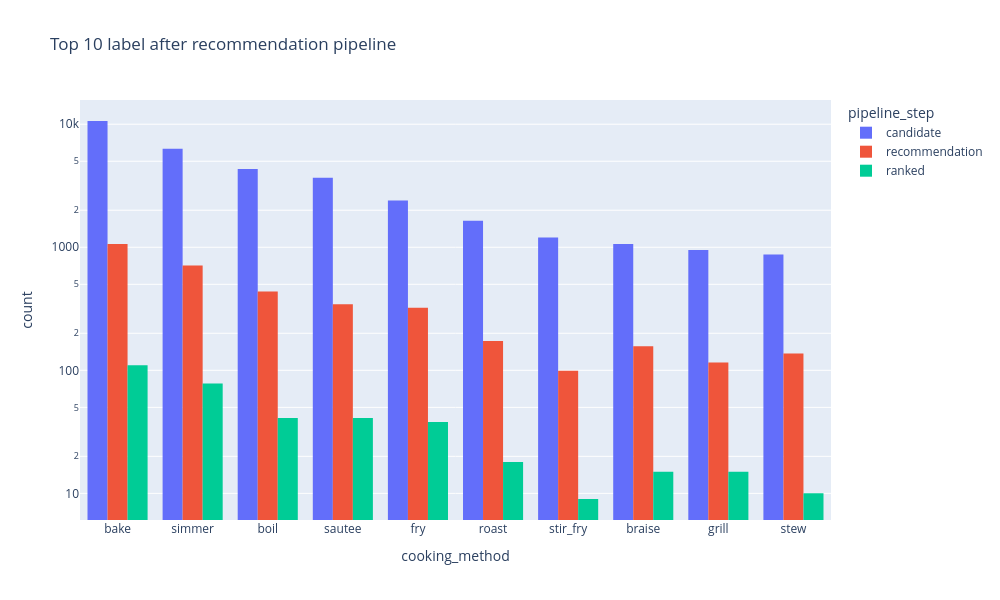

The notebook cell saved with this chart:
### Code cell
fig = px.histogram(
    keep_n_labels(plot_df,'cooking_method',True,10), 
    x="cooking_method",
    color='pipeline_step', barmode='group',log_y=True,
    height=600,
    width=1000,
    title='Top 10 label after recommendation pipeline')
fig.update_xaxes(categoryorder='total descending').show()

### Figure 1 — Plotly figure (JSON) as saved in the notebook; plotly's stock layout.template omitted (floating-point values rounded to 4 significant figures; data arrays with more than 128 entries replaced by an {"elided": "..."} marker saying what was removed)
{"data": [{"alignmentgroup": "True", "bingroup": "x", "hovertemplate": "pipeline_step=candidate<br>cooking_method=%{x}<br>count=%{y}<extra></extra>", "legendgroup": "candidate", "marker": {"color": "#636efa", "pattern": {"shape": ""}}, "name": "candidate", "offsetgroup": "candidate", "orientation": "v", "showlegend": true, "type": "histogram", "x": {"elided": "33059 str values"}, "xaxis": "x", "yaxis": "y"}, {"alignmentgroup": "True", "bingroup": "x", "hovertemplate": "pipeline_step=recommendation<br>cooking_method=%{x}<br>count=%{y}<extra></extra>", "legendgroup": "recommendation", "marker": {"color": "#EF553B", "pattern": {"shape": ""}}, "name": "recommendation", "offsetgroup": "recommendation", "orientation": "v", "showlegend": true, "type": "histogram", "x": {"elided": "3559 str values"}, "xaxis": "x", "yaxis": "y"}, {"alignmentgroup": "True", "bingroup": "x", "hovertemplate": "pipeline_step=ranked<br>cooking_method=%{x}<br>count=%{y}<extra></extra>", "legendgroup": "ranked", "marker": {"color": "#00cc96", "pattern": {"shape": ""}}, "name": "ranked", "offsetgroup": "ranked", "orientation": "v", "showlegend": true, "type": "histogram", "x": {"elided": "375 str values"}, "xaxis": "x", "yaxis": "y"}], "layout": {"barmode": "group", "height": 600, "legend": {"title": {"text": "pipeline_step"}, "tracegroupgap": 0}, "title": {"text": "Top 10 label after recommendation pipeline"}, "width": 1000, "xaxis": {"anchor": "y", "categoryorder": "total descending", "domain": [0, 1], "title": {"text": "cooking_method"}}, "yaxis": {"anchor": "x", "domain": [0, 1], "title": {"text": "count"}, "type": "log"}}}
